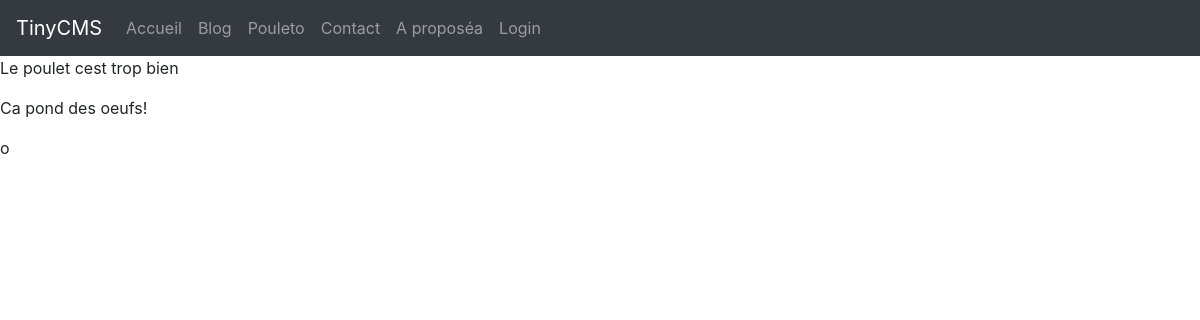
The page /page/la-passion-du-pouleto on the database its author committed.
### views.py (models this page shows, shortened)
class Page(db.Model):
    id = db.Column(db.Integer, primary_key=True)
    title = db.Column(db.String(200), nullable=False)
    nav_label = db.Column(db.String(50), nullable=False)
    slug = db.Column(db.String(100), nullable=False, unique=True)
    content = db.Column(db.Text, nullable=False)
    creation_date = db.Column(db.DateTime, nullable=False, default=datetime.utcnow)
    published = db.Column(db.Boolean, nullable=False, default=False)

### views.py (the view)
@app.route('/page/<slug>')
def page_detail(slug):
    page = Page.query.filter_by(slug=slug).first()
    if not page:
        abort(404)
    return render_template('site-page-detail.html', page=page)

### views.py (called while the page is built)
@app.context_processor
def inject_pages():
    pages = Page.query.filter_by(published=True)
    return {'site_pages': pages}

### templates/site-page-detail.html (shortened to what this page needs)
{% extends 'site.html' %}
{% block site_content %}
    {% autoescape off %}
        {{ page.content }}
    {% endautoescape %}
{% endblock %}

### templates/site.html (shortened to what this page needs)
{% extends 'base.html' %}
{% block content %}
    <nav class="navbar navbar-expand-md bg-dark navbar-dark">
        <a class="navbar-brand" href="#">TinyCMS</a>
        <div class="collapse navbar-collapse" id="collapsibleNavbar">
            <ul class="navbar-nav">
                <li class="nav-item">
                    <a class="nav-link" href="{{ url_for('index') }}">Accueil</a>
                </li>
                <li class="nav-item">
                    <a class="nav-link" href="{{ url_for('blog') }}">Blog</a>
                </li>
                {% for page in site_pages %}
                <li>
                    <a class="nav-link" href="{{ url_for('page_detail', slug=page.slug) }}">{{ page.nav_label }}</a>
                </li>
                {% endfor %}
                {% if current_user.is_authenticated %}
                    <li class="nav-item">
                        <a class="nav-link" href="{{ url_for('admin_posts') }}">Admin</a>
                    </li>
                    <li class="nav-item">
                        <a class="nav-link" href="{{ url_for('logout') }}">Logout</a>
                    </li>
                {% else %}
                    <li class="nav-item">
                        <a class="nav-link" href="{{ url_for('login') }}">Login</a>
                    </li>
                {% endif %}
            </ul>
        </div>
    </nav>
    {% block site_content %}{% endblock %}
{% endblock %}

### rows shown on the page
Page: nav_label "Pouleto", content "Le poulet cest trop bien Ca pond des oeufs! o"
Page: nav_label "Contact"
Page: nav_label "A proposéa"
